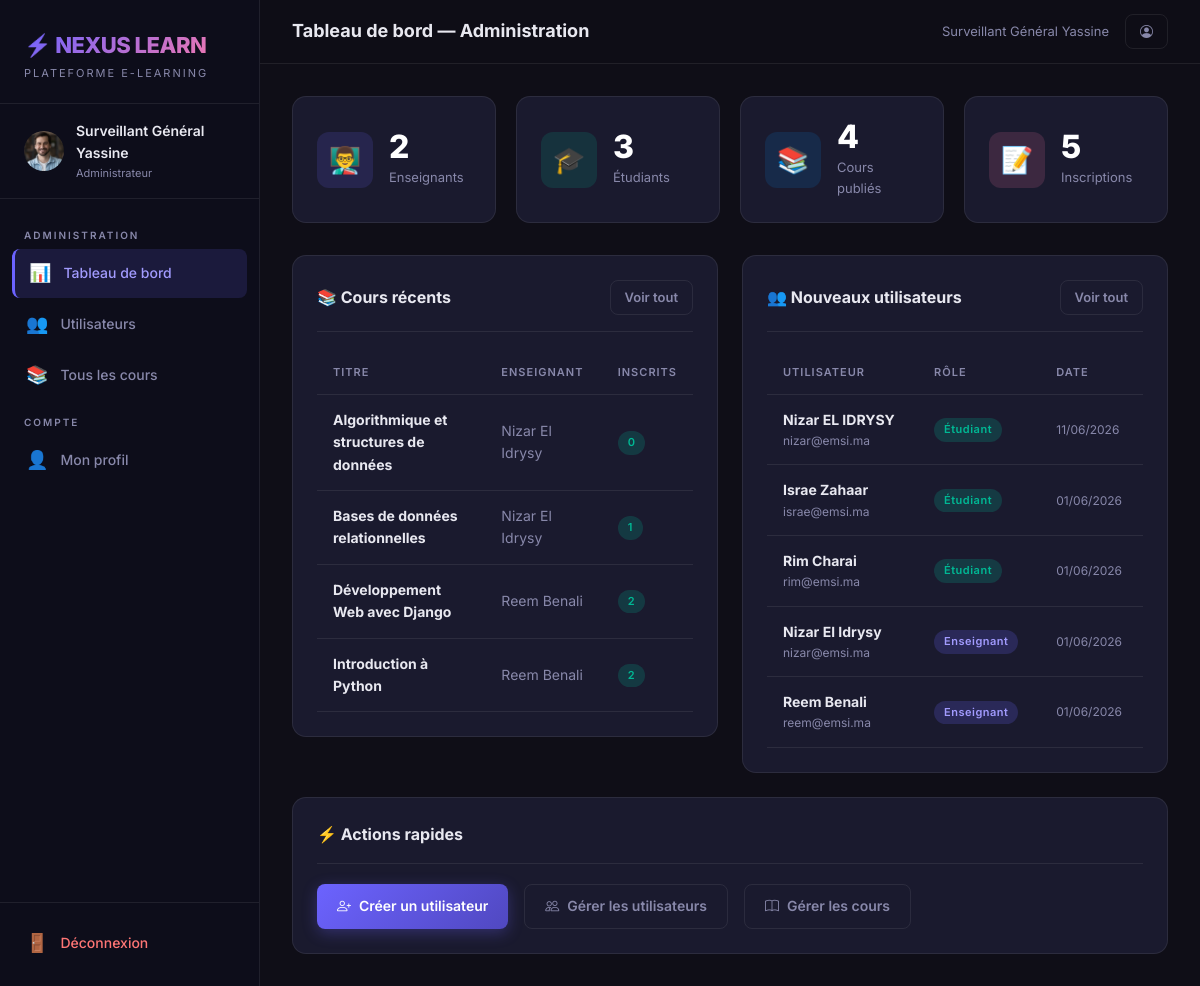
The app's page /administration/ (signed in) with its own data.
### plateforme/models.py (models this page shows, shortened)
class ProfilUtilisateur(models.Model):
    ROLE_CHOICES = [
        ('admin', 'Administrateur'),
        ('enseignant', 'Enseignant'),
        ('etudiant', 'Étudiant'),
    ]
    utilisateur = models.OneToOneField(User, on_delete=models.CASCADE, related_name='profil')
    role = models.CharField(max_length=20, choices=ROLE_CHOICES, default='etudiant')
    bio = models.TextField(blank=True, null=True, verbose_name='Biographie')
    photo = models.ImageField(upload_to='photos/', blank=True, null=True, verbose_name='Photo de profil')
    date_creation = models.DateTimeField(default=timezone.now)
    class Meta:
        verbose_name = 'Profil Utilisateur'
        verbose_name_plural = 'Profils Utilisateurs'

class Cours(models.Model):
    titre = models.CharField(max_length=200, verbose_name='Titre du cours')
    description = models.TextField(verbose_name='Description')
    enseignant = models.ForeignKey(
        User, on_delete=models.CASCADE, related_name='cours_enseignes',
        limit_choices_to={'profil__role': 'enseignant'}
    )
    image = models.ImageField(upload_to='cours/', blank=True, null=True, verbose_name='Image de couverture')
    date_creation = models.DateTimeField(default=timezone.now)
    est_publie = models.BooleanField(default=True, verbose_name='Publié')
    class Meta:
        verbose_name = 'Cours'
        verbose_name_plural = 'Cours'
        ordering = ['-date_creation']
    def nombre_inscrits(self):
        return self.inscriptions.count()

### plateforme/views.py (the view)
# urls.py: path('administration/', views.vue_tableau_bord_admin, name='tableau_bord_admin'),
@role_requis('admin')
def vue_tableau_bord_admin(request):
    nb_enseignants = ProfilUtilisateur.objects.filter(role='enseignant').count()
    nb_etudiants = ProfilUtilisateur.objects.filter(role='etudiant').count()
    nb_cours = Cours.objects.count()
    nb_inscriptions = Inscription.objects.count()
    cours_recents = Cours.objects.order_by('-date_creation')[:5]
    utilisateurs_recents = User.objects.order_by('-date_joined')[:5]
    context = {
        'nb_enseignants': nb_enseignants,
        'nb_etudiants': nb_etudiants,
        'nb_cours': nb_cours,
        'nb_inscriptions': nb_inscriptions,
        'cours_recents': cours_recents,
        'utilisateurs_recents': utilisateurs_recents,
    }
    return render(request, 'plateforme/tableau_bord_admin.html', context)

### plateforme/views.py (called while the page is built)
def role_requis(*roles):
    def decorator(view_func):
        @wraps(view_func)
        def _wrapped(request, *args, **kwargs):
            if not request.user.is_authenticated:
                return redirect('connexion')
            try:
                if request.user.profil.role not in roles:
                    messages.error(request, "Accès refusé : vous n'avez pas les droits nécessaires.")
                    return redirect('accueil')
            except ProfilUtilisateur.DoesNotExist:
                return redirect('connexion')
            return view_func(request, *args, **kwargs)
        return _wrapped
    return decorator

### templates/plateforme/tableau_bord_admin.html (shortened to what this page needs)
{% extends 'plateforme/base.html' %}
{% block page_title %}Tableau de bord — Administration{% endblock %}
{% block contenu %}
<div class="nx-stats-grid">
  <div class="nx-stat-card">
    <div class="nx-stat-icon purple">👨‍🏫</div>
    <div>
      <div class="nx-stat-value">{{ nb_enseignants }}</div>
      <div class="nx-stat-label">Enseignants</div>
    </div>
  </div>
  <div class="nx-stat-card">
    <div class="nx-stat-icon green">🎓</div>
    <div>
      <div class="nx-stat-value">{{ nb_etudiants }}</div>
      <div class="nx-stat-label">Étudiants</div>
    </div>
  </div>
  <div class="nx-stat-card">
    <div class="nx-stat-icon blue">📚</div>
    <div>
      <div class="nx-stat-value">{{ nb_cours }}</div>
      <div class="nx-stat-label">Cours publiés</div>
    </div>
  </div>
  <div class="nx-stat-card">
    <div class="nx-stat-icon pink">📝</div>
    <div>
      <div class="nx-stat-value">{{ nb_inscriptions }}</div>
      <div class="nx-stat-label">Inscriptions</div>
    </div>
  </div>
</div>
<div class="row g-4">
  <div class="col-lg-6">
    <div class="nx-card">
      <div class="nx-card-header">
        <span class="nx-card-title">📚 Cours récents</span>
        <a href="{% url 'admin_cours' %}" class="btn-nx btn-nx-ghost btn-nx-sm">Voir tout</a>
      </div>
      {% if cours_recents %}
      <table class="nx-table">
        <thead>
          <tr>
            <th>Titre</th>
            <th>Enseignant</th>
            <th>Inscrits</th>
          </tr>
        </thead>
        <tbody>
          {% for cours in cours_recents %}
          <tr>
            <td><strong>{{ cours.titre }}</strong></td>
            <td class="text-muted">{{ cours.enseignant.get_full_name|default:cours.enseignant.username }}</td>
            <td><span class="nx-badge nx-badge-success">{{ cours.nombre_inscrits }}</span></td>
          </tr>
          {% endfor %}
        </tbody>
      </table>
      {% else %}
        <p class="text-muted" style="text-align:center; padding:24px 0;">Aucun cours créé pour l'instant.</p>
      {% endif %}
    </div>
  </div>
  <div class="col-lg-6">
    <div class="nx-card">
      <div class="nx-card-header">
        <span class="nx-card-title">👥 Nouveaux utilisateurs</span>
        <a href="{% url 'admin_utilisateurs' %}" class="btn-nx btn-nx-ghost btn-nx-sm">Voir tout</a>
      </div>
      <table class="nx-table">
        <thead>
          <tr><th>Utilisateur</th><th>Rôle</th><th>Date</th></tr>
        </thead>
        <tbody>
          {% for u in utilisateurs_recents %}
          <tr>
            <td>
              <strong>{{ u.get_full_name|default:u.username }}</strong>
              <div style="font-size:12px; color:var(--text-muted);">{{ u.email }}</div>
            </td>
            <td>
              {% if u.profil.role == 'admin' %}<span class="nx-badge nx-badge-admin">Admin</span>
              {% elif u.profil.role == 'enseignant' %}<span class="nx-badge nx-badge-enseignant">Enseignant</span>
              {% else %}<span class="nx-badge nx-badge-etudiant">Étudiant</span>{% endif %}
            </td>
            <td class="text-muted" style="font-size:12px;">{{ u.date_joined|date:"d/m/Y" }}</td>
          </tr>
          {% endfor %}
        </tbody>
      </table>
    </div>
  </div>
</div>
<div class="nx-card mt-4">
  <div class="nx-card-header">
    <span class="nx-card-title">⚡ Actions rapides</span>
  </div>
  <div class="d-flex gap-3 flex-wrap">
    <a href="{% url 'admin_creer_utilisateur' %}" class="btn-nx btn-nx-primary">
      <i class="bi bi-person-plus"></i> Créer un utilisateur
    </a>
    <a href="{% url 'admin_utilisateurs' %}" class="btn-nx btn-nx-ghost">
      <i class="bi bi-people"></i> Gérer les utilisateurs
    </a>
    <a href="{% url 'admin_cours' %}" class="btn-nx btn-nx-ghost">
      <i class="bi bi-book"></i> Gérer les cours
    </a>
  </div>
</div>
{% endblock %}

### templates/plateforme/base.html (shortened to what this page needs)
{% load static %}
<!DOCTYPE html>
<html lang="fr">
<head>
  <link href="https://cdn.jsdelivr.net/npm/bootstrap@5.3.2/dist/css/bootstrap.min.css" rel="stylesheet">
  <link rel="stylesheet" href="https://cdn.jsdelivr.net/npm/bootstrap-icons@1.11.3/font/bootstrap-icons.min.css">
  <link rel="stylesheet" href="{% static 'css/nexus.css' %}">
</head>
<body>
<div class="nx-wrapper">
  <aside class="nx-sidebar">
    <div class="nx-sidebar-header">
      <div class="nx-logo">⚡ NEXUS LEARN</div>
      <div class="nx-logo-sub">Plateforme E-Learning</div>
    </div>
    {% if user.is_authenticated %}
    <div class="nx-user-info">
      {% if user.profil.photo %}
        <img src="{{ user.profil.photo.url }}" class="nx-avatar" alt="Photo">
      {% else %}
        <div class="nx-avatar">{{ user.first_name|first|upper }}{{ user.last_name|first|upper }}</div>
      {% endif %}
      <div>
        <div class="nx-user-name">{{ user.get_full_name|default:user.username }}</div>
        <div class="nx-user-role">{{ user.profil.get_role_display }}</div>
      </div>
    </div>
    {% endif %}
    <nav class="nx-nav">
      {% if user.is_authenticated %}
        {% with role=user.profil.role %}
          {% if role == 'admin' %}
          <div class="nx-nav-section">Administration</div>
          <a href="{% url 'tableau_bord_admin' %}" class="nx-nav-link {% if request.resolver_match.url_name == 'tableau_bord_admin' %}active{% endif %}">
            <span class="icon">📊</span> Tableau de bord
          </a>
          <a href="{% url 'admin_utilisateurs' %}" class="nx-nav-link {% if 'utilisateur' in request.resolver_match.url_name %}active{% endif %}">
            <span class="icon">👥</span> Utilisateurs
          </a>
          <a href="{% url 'admin_cours' %}" class="nx-nav-link {% if request.resolver_match.url_name == 'admin_cours' %}active{% endif %}">
            <span class="icon">📚</span> Tous les cours
          </a>
          {% endif %}
          <div class="nx-nav-section">Compte</div>
          <a href="{% url 'profil' %}" class="nx-nav-link {% if request.resolver_match.url_name == 'profil' %}active{% endif %}">
            <span class="icon">👤</span> Mon profil
          </a>
        {% endwith %}
      {% endif %}
    </nav>
    <div class="nx-sidebar-footer">
      {% if user.is_authenticated %}
      <a href="{% url 'deconnexion' %}" class="nx-nav-link" style="color:#ff7675;">
        <span class="icon">🚪</span> Déconnexion
      </a>
      {% endif %}
    </div>
  </aside>
  <main class="nx-main">
    <div class="nx-topbar">
      <div class="nx-page-title">{% block page_title %}Nexus Learn{% endblock %}</div>
      <div class="d-flex align-center gap-3">
        {% if user.is_authenticated %}
          <span class="text-muted fs-sm">{{ user.get_full_name|default:user.username }}</span>
          <a href="{% url 'profil' %}" class="btn-nx btn-nx-ghost btn-nx-sm">
            <i class="bi bi-person-circle"></i>
          </a>
        {% endif %}
      </div>
    </div>
    <div class="nx-content nx-fade-in">
      {% block contenu %}{% endblock %}
    </div>
  </main>
</div>
</body>
</html>

### records on screen
Cours: titre "Algorithmique et structures de données", enseignant.get_full_name "Nizar El Idrysy", nombre_inscrits "0"
Cours: titre "Bases de données relationnelles", enseignant.get_full_name "Nizar El Idrysy", nombre_inscrits "1"
Cours: titre "Développement Web avec Django", enseignant.get_full_name "Reem Benali", nombre_inscrits "2"
Cours: titre "Introduction à Python", enseignant.get_full_name "Reem Benali", nombre_inscrits "2"

### other values on screen
{{ user.get_full_name|default:user.username }} "Surveillant Général Yassine"
{{ user.profil.get_role_display }} "Administrateur"
{{ nb_enseignants }} "2"
{{ nb_etudiants }} "3"
{{ nb_cours }} "4"
{{ nb_inscriptions }} "5"
{{ u.get_full_name|default:u.username }} "Nizar EL IDRYSY"
{{ u.email }} "nizar@emsi.ma"
{{ u.date_joined|date:"d/m/Y" }} "11/06/2026"
{{ u.get_full_name|default:u.username }} "Israe Zahaar"
{{ u.email }} "israe@emsi.ma"
{{ u.date_joined|date:"d/m/Y" }} "01/06/2026"
{{ u.get_full_name|default:u.username }} "Rim Charai"
{{ u.email }} "rim@emsi.ma"
{{ u.get_full_name|default:u.username }} "Nizar El Idrysy"
